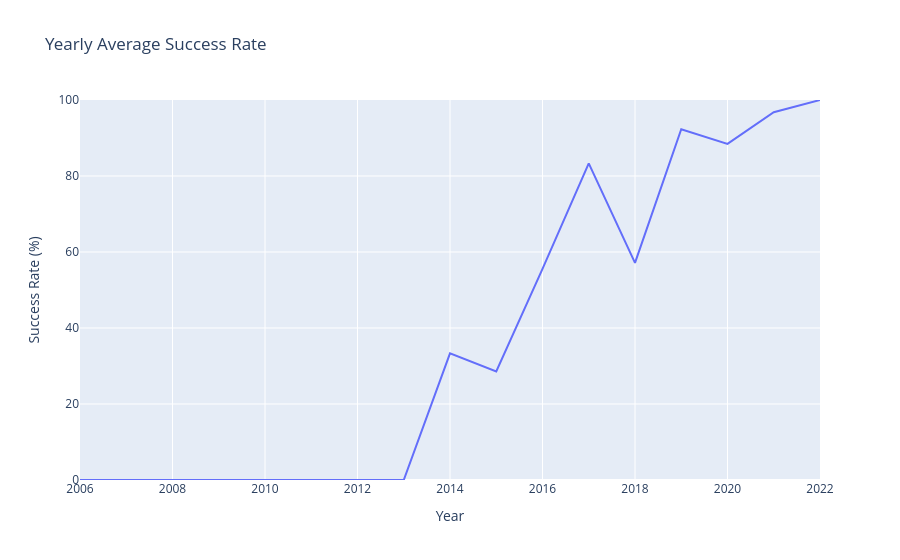

Notebook code cell kept with this figure:
### Code cell
trend = df.dropna(subset=["_Year"]).groupby("_Year")[COL_CLASS].mean().mul(100).reset_index()
fig23 = px.line(trend, x="_Year", y=COL_CLASS,
                title="Yearly Average Success Rate",
                labels={"_Year":"Year", COL_CLASS:"Success Rate (%)"})
fig23.update_yaxes(range=[0,100])
fig23.show()

### Figure 1 — Plotly figure (JSON) as saved in the notebook; plotly's stock layout.template omitted (floating-point values rounded to 4 significant figures)
{"data": [{"hovertemplate": "Year=%{x}<br>Success Rate (%)=%{y}<extra></extra>", "legendgroup": "", "line": {"color": "#636efa", "dash": "solid"}, "marker": {"symbol": "circle"}, "mode": "lines", "name": "", "orientation": "v", "showlegend": false, "type": "scatter", "x": [2006, 2007, 2008, 2009, 2010, 2012, 2013, 2014, 2015, 2016, 2017, 2018, 2019, 2020, 2021, 2022], "xaxis": "x", "y": [0.0, 0.0, 0.0, 0.0, 0.0, 0.0, 0.0, 33.33, 28.57, 55.56, 83.33, 57.14, 92.31, 88.46, 96.77, 100.0], "yaxis": "y"}], "layout": {"legend": {"tracegroupgap": 0}, "title": {"text": "Yearly Average Success Rate"}, "xaxis": {"anchor": "y", "domain": [0, 1], "title": {"text": "Year"}}, "yaxis": {"anchor": "x", "domain": [0, 1], "range": [0, 100], "title": {"text": "Success Rate (%)"}}}}
